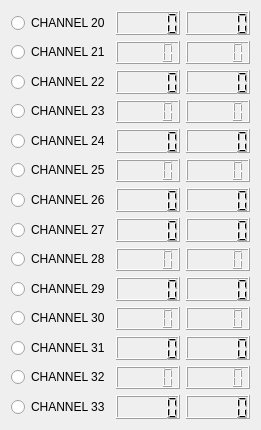
      <widget class="QWidget" name="layoutWidget">
       <property name="geometry">
        <rect>
         <x>280</x>
         <y>71</y>
         <width>261</width>
         <height>430</height>
        </rect>
       </property>
       <layout class="QVBoxLayout" name="verticalLayout_4">
        <item>
         <layout class="QHBoxLayout" name="horizontalLayout_63">
          <item>
           <widget class="QRadioButton" name="lvds_rx_en_44">
            <property name="text">
             <string>CHANNEL 20</string>
            </property>
            <property name="autoExclusive">
             <bool>false</bool>
            </property>
           </widget>
          </item>
          <item>
           <widget class="QLCDNumber" name="lvds_freq_44"/>
          </item>
          <item>
           <widget class="QLCDNumber" name="lvds_glitch_cnt_44"/>
          </item>
         </layout>
        </item>
        <item>
         <layout class="QHBoxLayout" name="horizontalLayout_28">
          <item>
           <widget class="QRadioButton" name="lvds_rx_en_8">
            <property name="text">
             <string>CHANNEL 21</string>
            </property>
            <property name="autoExclusive">
             <bool>false</bool>
            </property>
           </widget>
          </item>
          <item>
           <widget class="QLCDNumber" name="lvds_freq_8"/>
          </item>
          <item>
           <widget class="QLCDNumber" name="lvds_glitch_cnt_8"/>
          </item>
         </layout>
        </item>
        <item>
         <layout class="QHBoxLayout" name="horizontalLayout_25">
          <item>
           <widget class="QRadioButton" name="lvds_rx_en_11">
            <property name="text">
             <string>CHANNEL 22</string>
            </property>
            <property name="autoExclusive">
             <bool>false</bool>
            </property>
           </widget>
          </item>
          <item>
           <widget class="QLCDNumber" name="lvds_freq_11"/>
          </item>
          <item>
           <widget class="QLCDNumber" name="lvds_glitch_cnt_11"/>
          </item>
         </layout>
        </item>
        <item>
         <layout class="QHBoxLayout" name="horizontalLayout_29">
          <item>
           <widget class="QRadioButton" name="lvds_rx_en_7">
            <property name="text">
             <string>CHANNEL 23</string>
            </property>
            <property name="autoExclusive">
             <bool>false</bool>
            </property>
           </widget>
          </item>
          <item>
           <widget class="QLCDNumber" name="lvds_freq_7"/>
          </item>
          <item>
           <widget class="QLCDNumber" name="lvds_glitch_cnt_7"/>
          </item>
         </layout>
        </item>
        <item>
         <layout class="QHBoxLayout" name="horizontalLayout_7">
          <item>
           <widget class="QRadioButton" name="lvds_rx_en_16">
            <property name="text">
             <string>CHANNEL 24</string>
            </property>
            <property name="autoExclusive">
             <bool>false</bool>
            </property>
           </widget>
          </item>
          <item>
           <widget class="QLCDNumber" name="lvds_freq_16"/>
          </item>
          <item>
           <widget class="QLCDNumber" name="lvds_glitch_cnt_16"/>
          </item>
         </layout>
        </item>
        <item>
         <layout class="QHBoxLayout" name="horizontalLayout_39">
          <item>
           <widget class="QRadioButton" name="lvds_rx_en_20">
            <property name="text">
             <string>CHANNEL 25</string>
            </property>
            <property name="autoExclusive">
             <bool>false</bool>
            </property>
           </widget>
          </item>
          <item>
           <widget class="QLCDNumber" name="lvds_freq_20"/>
          </item>
          <item>
           <widget class="QLCDNumber" name="lvds_glitch_cnt_20"/>
          </item>
         </layout>
        </item>
        <item>
         <layout class="QHBoxLayout" name="horizontalLayout_22">
          <item>
           <widget class="QRadioButton" name="lvds_rx_en_14">
            <property name="text">
             <string>CHANNEL 26</string>
            </property>
            <property name="autoExclusive">
             <bool>false</bool>
            </property>
           </widget>
          </item>
          <item>
           <widget class="QLCDNumber" name="lvds_freq_14"/>
          </item>
          <item>
           <widget class="QLCDNumber" name="lvds_glitch_cnt_14"/>
          </item>
         </layout>
        </item>
        <item>
         <layout class="QHBoxLayout" name="horizontalLayout_36">
          <item>
           <widget class="QRadioButton" name="lvds_rx_en_17">
            <property name="text">
             <string>CHANNEL 27</string>
            </property>
            <property name="autoExclusive">
             <bool>false</bool>
            </property>
           </widget>
          </item>
          <item>
           <widget class="QLCDNumber" name="lvds_freq_17"/>
          </item>
          <item>
           <widget class="QLCDNumber" name="lvds_glitch_cnt_17"/>
          </item>
         </layout>
        </item>
        <item>
         <layout class="QHBoxLayout" name="horizontalLayout_37">
          <item>
           <widget class="QRadioButton" name="lvds_rx_en_18">
            <property name="text">
             <string>CHANNEL 28</string>
            </property>
            <property name="autoExclusive">
             <bool>false</bool>
            </property>
           </widget>
          </item>
          <item>
           <widget class="QLCDNumber" name="lvds_freq_18"/>
          </item>
          <item>
           <widget class="QLCDNumber" name="lvds_glitch_cnt_18"/>
          </item>
         </layout>
        </item>
        <item>
         <layout class="QHBoxLayout" name="horizontalLayout_35">
          <item>
           <widget class="QRadioButton" name="lvds_rx_en_1">
            <property name="enabled">
             <bool>true</bool>
            </property>
            <property name="text">
             <string>CHANNEL 29</string>
            </property>
            <property name="autoExclusive">
             <bool>false</bool>
            </property>
           </widget>
          </item>
          <item>
           <widget class="QLCDNumber" name="lvds_freq_1"/>
          </item>
          <item>
           <widget class="QLCDNumber" name="lvds_glitch_cnt_1"/>
          </item>
         </layout>
        </item>
        <item>
         <layout class="QHBoxLayout" name="horizontalLayout_33">
          <item>
           <widget class="QRadioButton" name="lvds_rx_en_3">
            <property name="text">
             <string>CHANNEL 30</string>
            </property>
            <property name="autoExclusive">
             <bool>false</bool>
            </property>
           </widget>
          </item>
          <item>
           <widget class="QLCDNumber" name="lvds_freq_3"/>
          </item>
          <item>
           <widget class="QLCDNumber" name="lvds_glitch_cnt_3"/>
          </item>
         </layout>
        </item>
        <item>
         <layout class="QHBoxLayout" name="horizontalLayout_26">
          <item>
           <widget class="QRadioButton" name="lvds_rx_en_10">
            <property name="text">
             <string>CHANNEL 31</string>
            </property>
            <property name="autoExclusive">
             <bool>false</bool>
            </property>
           </widget>
          </item>
          <item>
           <widget class="QLCDNumber" name="lvds_freq_10"/>
          </item>
          <item>
           <widget class="QLCDNumber" name="lvds_glitch_cnt_10"/>
          </item>
         </layout>
        </item>
        <item>
         <layout class="QHBoxLayout" name="horizontalLayout_32">
          <item>
           <widget class="QRadioButton" name="lvds_rx_en_4">
            <property name="text">
             <string>CHANNEL 32</string>
            </property>
            <property name="autoExclusive">
             <bool>false</bool>
            </property>
           </widget>
          </item>
          <item>
           <widget class="QLCDNumber" name="lvds_freq_4"/>
          </item>
          <item>
           <widget class="QLCDNumber" name="lvds_glitch_cnt_4"/>
          </item>
         </layout>
        </item>
        <item>
         <layout class="QHBoxLayout" name="horizontalLayout_38">
          <item>
           <widget class="QRadioButton" name="lvds_rx_en_19">
            <property name="text">
             <string>CHANNEL 33</string>
            </property>
            <property name="autoExclusive">
             <bool>false</bool>
            </property>
           </widget>
          </item>
          <item>
           <widget class="QLCDNumber" name="lvds_freq_19"/>
          </item>
          <item>
           <widget class="QLCDNumber" name="lvds_glitch_cnt_19"/>
          </item>
         </layout>
        </item>
       </layout>
      </widget>
